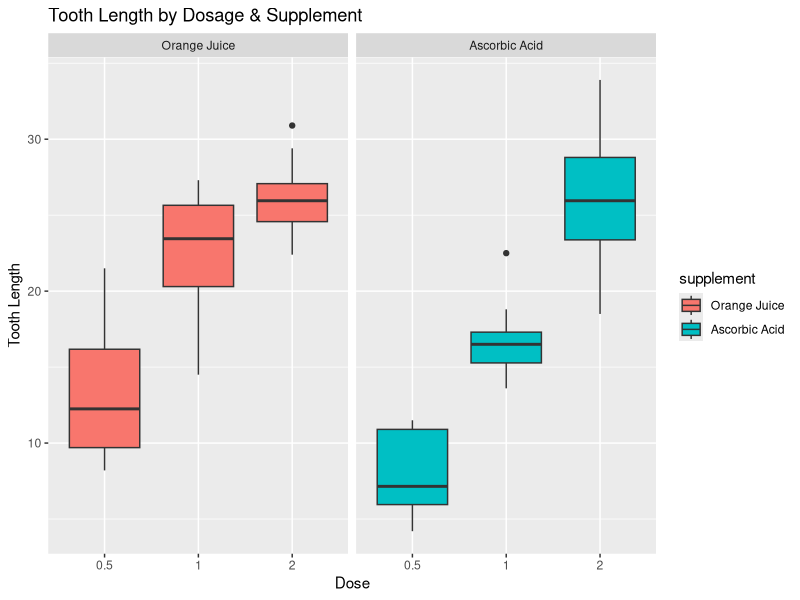

The R source for this figure: (Note: this script raises an error after producing the figure.)
## ---- chunk 1

knitr::opts_chunk$set(echo = TRUE)
## ---- chunk 2

library(datasets)
library(ggplot2)
library(kableExtra)
## ---- chunk 3

tg <- ToothGrowth
str(tg)
## ---- chunk 4

tg <- ToothGrowth
names(tg) <- c("length", "supplement", "dose")                # Rename columns
levels(tg$supplement) <- c("Orange Juice", "Ascorbic Acid")   # Rename factors
## ---- chunk 5

kable(head(tg, 3), "latex", booktabs = T)
## ---- chunk 6

ggplot(tg, aes(x = factor(dose), y = length)) + 
  facet_grid(.~supplement) +
  geom_boxplot(aes(fill = supplement)) + 
  labs(title = "Tooth Length by Dosage & Supplement") + 
  labs(x = "Dose", y = "Tooth Length")
## ---- chunk 7
t.test(length ~ supplement, data=tg, paired = FALSE, var.equal = FALSE, alternative = 'two.sided')
## ---- chunk 8

t.5 <- t.test(length ~ supplement, data=tg[tg$dose == 0.5,], 
              paired = FALSE, var.equal = FALSE)

t1 <- t.test(length ~ supplement,data=tg[tg$dose == 1,], 
             paired = FALSE, var.equal = FALSE)

t2 <-t.test(length ~ supplement,data=tg[tg$dose == 2,], 
            paired = FALSE,  var.equal = FALSE)

## ---- chunk 9

results <- data.frame(dose = c('0.5','1','2'),
                      t.statistic = c(t.5$statistic, t1$statistic, t2$statistic),
                      p.value = c(t.5$p.value, t1$p.value, t2$p.value),
                      conf_lower = c(t.5$conf.int[[1]],
                                     t1$conf.int[[1]], 
                                     t2$conf.int[[1]]),
                      conf_upper = c(t.5$conf.int[[2]], 
                                     t1$conf.int[[2]], 
                                     t2$conf.int[[2]])
                      )

kable(results, "latex", booktabs = T, position = 'center')
